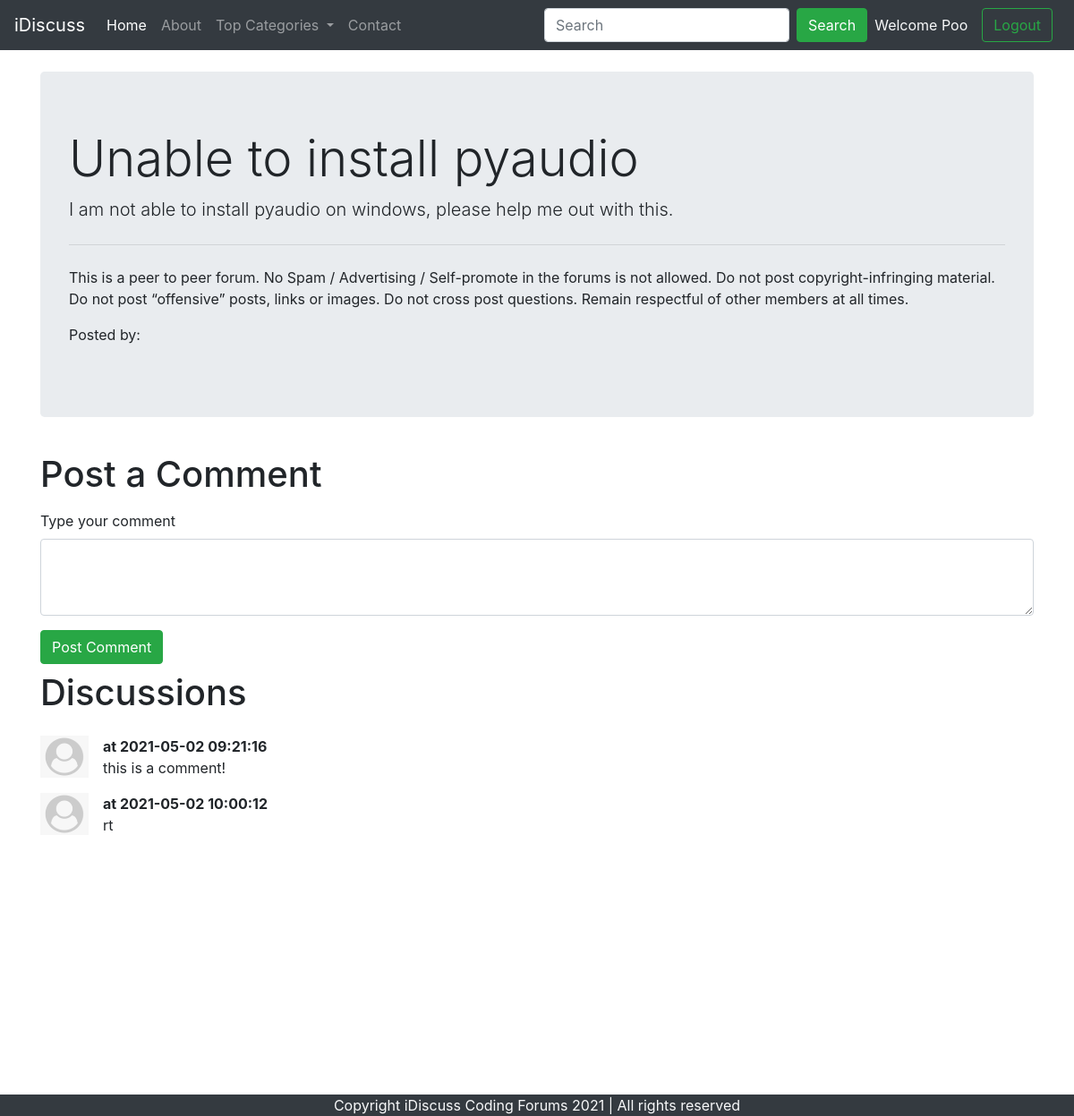
Screenshot of /thread.php?threadid=1 (signed in) with the database file from the repository.
### tables this page shows
CREATE TABLE `threads` (
  `thread_id` int(7) NOT NULL,
  `thread_title` varchar(255) NOT NULL,
  `thread_desc` text NOT NULL,
  `thread_cat_id` int(7) NOT NULL,
  `thread_user_id` int(7) NOT NULL,
  `timestamp` datetime NOT NULL
);

CREATE TABLE `comments` (
  `comment_id` int(8) NOT NULL,
  `comment_content` text NOT NULL,
  `thread_id` int(8) NOT NULL,
  `comment_time` datetime NOT NULL,
  `comment_by` int(8) NOT NULL
);

### thread.php (the view, shortened to what this page needs)
<!doctype html>
<html lang="en">
<head>
    <link rel="stylesheet" href="https://stackpath.bootstrapcdn.com/bootstrap/4.5.0/css/bootstrap.min.css"
>
</head>
<body>
    <?php include 'partials/_dbconnect.php';?>
    <?php include 'partials/_header.php';?>
    <?php
    $id = $_GET['threadid'];
    $sql = "SELECT * FROM `threads` WHERE thread_id=$id";
    $result = mysqli_query($conn, $sql);
    while($row = mysqli_fetch_assoc($result)){
        $title = $row['thread_title'];
        $desc = $row['thread_desc'];
        $thread_user_id = $row['thread_user_id'];
        $sql2 = "SELECT user_email FROM `users` WHERE sno='$thread_user_id'";
        $result2 = mysqli_query($conn, $sql2);
        $row2 = mysqli_fetch_assoc($result2);
        $posted_by = $row2['user_email'];
    }
    ?>
    <div class="container my-4">
        <div class="jumbotron">
            <h1 class="display-4"><?php echo $title;?></h1>
            <p class="lead">  <?php echo $desc;?></p>
            <hr class="my-4">
            <p>This is a peer to peer forum. No Spam / Advertising / Self-promote in the forums is not allowed. Do not post copyright-infringing material. Do not post “offensive” posts, links or images. Do not cross post questions. Remain respectful of other members at all times.</p>
            <p>Posted by: <em><?php echo $posted_by; ?></em></p>
        </div>
    </div>
     <?php
    if(isset($_SESSION['loggedin']) && $_SESSION['loggedin']==true){
    echo '<div class="container">
        <h1 class="py-2">Post a Comment</h1>
        <form action= "'. $_SERVER['REQUEST_URI'] . '" method="post">
            <div class="form-group">
                <label for="exampleFormControlTextarea1">Type your comment</label>
                <textarea class="form-control" id="comment" name="comment" rows="3"></textarea>
                <input type="hidden" name="sno" value="'. $_SESSION["sno"]. '">
            </div>
            <button type="submit" class="btn btn-success">Post Comment</button>
        </form>
    </div>';
    }
    ?>
    <div class="container mb-5" id="ques">
        <h1 class="py-2">Discussions</h1>
       <?php
    $id = $_GET['threadid'];
    $sql = "SELECT * FROM `comments` WHERE thread_id=$id";
    $result = mysqli_query($conn, $sql);
    while($row = mysqli_fetch_assoc($result)){
        $content = $row['comment_content'];
        $comment_time = $row['comment_time'];
        $thread_user_id = $row['comment_by'];
        $sql2 = "SELECT user_email FROM `users` WHERE sno='$thread_user_id'";
        $result2 = mysqli_query($conn, $sql2);
        $row2 = mysqli_fetch_assoc($result2);
        echo '<div class="media my-3">
            <img src="img/userdefault.png" width="54px" class="mr-3" alt="...">
            <div class="media-body">
               <p class="font-weight-bold my-0">'. $row2['user_email'] .' at '. $comment_time. '</p> '. $content . '
            </div>
        </div>';
        }
    ?>
    </div>
    <?php include 'partials/_footer.php';?>
</body>
</html>

### thread.php (style rules this page uses)
#ques { min-height: 433px; }

### rows the page displays
threads: thread_title "Unable to install pyaudio", thread_desc "I am not able to install pyaudio on windows, please help me out with this."
comments: comment_time "2021-05-02 09:21:16", comment_content "this is a comment!"
comments: comment_time "2021-05-02 10:00:12", comment_content "rt"

### other values shown
$_SESSION['useremail'] "Poo"
